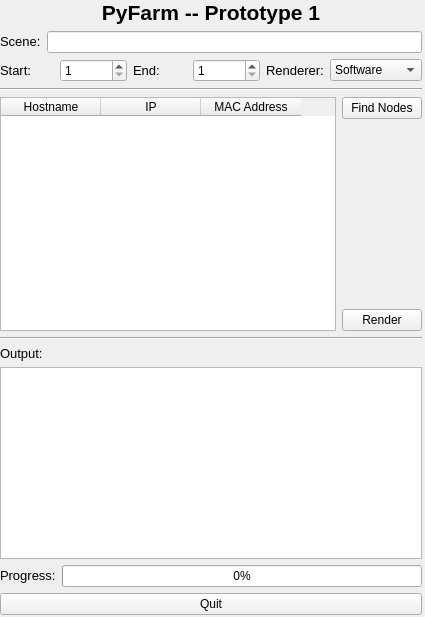
<ui version="4.0" >
 <class>SubmitRender</class>
 <widget class="QWidget" name="SubmitRender" >
  <property name="geometry" >
   <rect>
    <x>0</x>
    <y>0</y>
    <width>425</width>
    <height>617</height>
   </rect>
  </property>
  <property name="minimumSize" >
   <size>
    <width>400</width>
    <height>400</height>
   </size>
  </property>
  <property name="windowTitle" >
   <string>Form</string>
  </property>
  <widget class="QWidget" name="" >
   <property name="geometry" >
    <rect>
     <x>0</x>
     <y>0</y>
     <width>422</width>
     <height>615</height>
    </rect>
   </property>
   <layout class="QVBoxLayout" name="layout" >
    <item>
     <widget class="QLabel" name="lbl_Title" >
      <property name="text" >
       <string>&lt;!DOCTYPE HTML PUBLIC "-//W3C//DTD HTML 4.0//EN" "http://www.w3.org/TR/REC-html40/strict.dtd">
&lt;html>&lt;head>&lt;meta name="qrichtext" content="1" />&lt;style type="text/css">
p, li { white-space: pre-wrap; }
&lt;/style>&lt;/head>&lt;body style=" font-family:'Sans Serif'; font-size:9pt; font-weight:400; font-style:normal;">
&lt;p align="center" style=" margin-top:0px; margin-bottom:0px; margin-left:0px; margin-right:0px; -qt-block-indent:0; text-indent:0px;">&lt;span style=" font-size:16pt; font-weight:600;">PyFarm -- Prototype 1&lt;/span>&lt;/p>&lt;/body>&lt;/html></string>
      </property>
     </widget>
    </item>
    <item>
     <layout class="QHBoxLayout" name="hl_scene" >
      <item>
       <widget class="QLabel" name="lbl_scene" >
        <property name="text" >
         <string>&lt;!DOCTYPE HTML PUBLIC "-//W3C//DTD HTML 4.0//EN" "http://www.w3.org/TR/REC-html40/strict.dtd">
&lt;html>&lt;head>&lt;meta name="qrichtext" content="1" />&lt;style type="text/css">
p, li { white-space: pre-wrap; }
&lt;/style>&lt;/head>&lt;body style=" font-family:'Sans Serif'; font-size:9pt; font-weight:400; font-style:normal;">
&lt;p style=" margin-top:0px; margin-bottom:0px; margin-left:0px; margin-right:0px; -qt-block-indent:0; text-indent:0px;">&lt;span style=" font-size:10pt;">Scene:&lt;/span>&lt;/p>&lt;/body>&lt;/html></string>
        </property>
        <property name="textFormat" >
         <enum>Qt::AutoText</enum>
        </property>
        <property name="buddy" >
         <cstring>scene</cstring>
        </property>
       </widget>
      </item>
      <item>
       <widget class="QLineEdit" name="scene" >
        <property name="text" >
         <string/>
        </property>
       </widget>
      </item>
     </layout>
    </item>
    <item>
     <layout class="QHBoxLayout" name="hl_parameters" >
      <item>
       <widget class="QLabel" name="lbl_sFrame" >
        <property name="text" >
         <string>&lt;!DOCTYPE HTML PUBLIC "-//W3C//DTD HTML 4.0//EN" "http://www.w3.org/TR/REC-html40/strict.dtd">
&lt;html>&lt;head>&lt;meta name="qrichtext" content="1" />&lt;style type="text/css">
p, li { white-space: pre-wrap; }
&lt;/style>&lt;/head>&lt;body style=" font-family:'Sans Serif'; font-size:9pt; font-weight:400; font-style:normal;">
&lt;p style=" margin-top:0px; margin-bottom:0px; margin-left:0px; margin-right:0px; -qt-block-indent:0; text-indent:0px;">&lt;span style=" font-size:10pt;">Start:&lt;/span>&lt;/p>&lt;/body>&lt;/html></string>
        </property>
        <property name="buddy" >
         <cstring>sFrame</cstring>
        </property>
       </widget>
      </item>
      <item>
       <widget class="QSpinBox" name="sFrame" >
        <property name="minimum" >
         <number>1</number>
        </property>
        <property name="maximum" >
         <number>999999999</number>
        </property>
       </widget>
      </item>
      <item>
       <widget class="QLabel" name="lbl_eFrame" >
        <property name="text" >
         <string>&lt;!DOCTYPE HTML PUBLIC "-//W3C//DTD HTML 4.0//EN" "http://www.w3.org/TR/REC-html40/strict.dtd">
&lt;html>&lt;head>&lt;meta name="qrichtext" content="1" />&lt;style type="text/css">
p, li { white-space: pre-wrap; }
&lt;/style>&lt;/head>&lt;body style=" font-family:'Sans Serif'; font-size:9pt; font-weight:400; font-style:normal;">
&lt;p style=" margin-top:0px; margin-bottom:0px; margin-left:0px; margin-right:0px; -qt-block-indent:0; text-indent:0px;">&lt;span style=" font-size:10pt;">End:&lt;/span>&lt;/p>&lt;/body>&lt;/html></string>
        </property>
        <property name="buddy" >
         <cstring>eFrame</cstring>
        </property>
       </widget>
      </item>
      <item>
       <widget class="QSpinBox" name="eFrame" >
        <property name="minimum" >
         <number>1</number>
        </property>
        <property name="maximum" >
         <number>999999999</number>
        </property>
       </widget>
      </item>
      <item>
       <widget class="QLabel" name="lbl_renderer" >
        <property name="text" >
         <string>&lt;!DOCTYPE HTML PUBLIC "-//W3C//DTD HTML 4.0//EN" "http://www.w3.org/TR/REC-html40/strict.dtd">
&lt;html>&lt;head>&lt;meta name="qrichtext" content="1" />&lt;style type="text/css">
p, li { white-space: pre-wrap; }
&lt;/style>&lt;/head>&lt;body style=" font-family:'Sans Serif'; font-size:9pt; font-weight:400; font-style:normal;">
&lt;p style=" margin-top:0px; margin-bottom:0px; margin-left:0px; margin-right:0px; -qt-block-indent:0; text-indent:0px;">&lt;span style=" font-size:10pt;">Renderer:&lt;/span>&lt;/p>&lt;/body>&lt;/html></string>
        </property>
        <property name="buddy" >
         <cstring>renderer</cstring>
        </property>
       </widget>
      </item>
      <item>
       <widget class="QComboBox" name="renderer" >
        <item>
         <property name="text" >
          <string>Software</string>
         </property>
        </item>
        <item>
         <property name="text" >
          <string>Mental Ray</string>
         </property>
        </item>
        <item>
         <property name="text" >
          <string>Vector</string>
         </property>
        </item>
       </widget>
      </item>
     </layout>
    </item>
    <item>
     <widget class="Line" name="parameters_hosts_sep" >
      <property name="orientation" >
       <enum>Qt::Horizontal</enum>
      </property>
     </widget>
    </item>
    <item>
     <layout class="QHBoxLayout" name="hl_render" >
      <item>
       <widget class="QTableWidget" name="hosts" >
        <column>
         <property name="text" >
          <string>Hostname</string>
         </property>
        </column>
        <column>
         <property name="text" >
          <string>IP</string>
         </property>
        </column>
        <column>
         <property name="text" >
          <string>MAC Address</string>
         </property>
        </column>
       </widget>
      </item>
      <item>
       <layout class="QVBoxLayout" name="vl_buttons" >
        <item>
         <widget class="QPushButton" name="findNodes" >
          <property name="text" >
           <string>Find Nodes</string>
          </property>
         </widget>
        </item>
        <item>
         <spacer name="verticalSpacer" >
          <property name="orientation" >
           <enum>Qt::Vertical</enum>
          </property>
          <property name="sizeHint" stdset="0" >
           <size>
            <width>20</width>
            <height>88</height>
           </size>
          </property>
         </spacer>
        </item>
        <item>
         <widget class="QPushButton" name="render" >
          <property name="text" >
           <string>Render</string>
          </property>
         </widget>
        </item>
       </layout>
      </item>
     </layout>
    </item>
    <item>
     <widget class="Line" name="hosts_output_line" >
      <property name="orientation" >
       <enum>Qt::Horizontal</enum>
      </property>
     </widget>
    </item>
    <item>
     <layout class="QVBoxLayout" name="vl_output" >
      <item>
       <widget class="QLabel" name="lbl_output" >
        <property name="text" >
         <string>&lt;!DOCTYPE HTML PUBLIC "-//W3C//DTD HTML 4.0//EN" "http://www.w3.org/TR/REC-html40/strict.dtd">
&lt;html>&lt;head>&lt;meta name="qrichtext" content="1" />&lt;style type="text/css">
p, li { white-space: pre-wrap; }
&lt;/style>&lt;/head>&lt;body style=" font-family:'Sans Serif'; font-size:9pt; font-weight:400; font-style:normal;">
&lt;p style=" margin-top:0px; margin-bottom:0px; margin-left:0px; margin-right:0px; -qt-block-indent:0; text-indent:0px;">&lt;span style=" font-size:10pt;">Output:&lt;/span>&lt;/p>&lt;/body>&lt;/html></string>
        </property>
        <property name="buddy" >
         <cstring>output</cstring>
        </property>
       </widget>
      </item>
      <item>
       <widget class="QTextBrowser" name="output" />
      </item>
      <item>
       <layout class="QHBoxLayout" name="horizontalLayout" >
        <item>
         <widget class="QLabel" name="lbl_progress" >
          <property name="text" >
           <string>&lt;!DOCTYPE HTML PUBLIC "-//W3C//DTD HTML 4.0//EN" "http://www.w3.org/TR/REC-html40/strict.dtd">
&lt;html>&lt;head>&lt;meta name="qrichtext" content="1" />&lt;style type="text/css">
p, li { white-space: pre-wrap; }
&lt;/style>&lt;/head>&lt;body style=" font-family:'Sans Serif'; font-size:9pt; font-weight:400; font-style:normal;">
&lt;p style=" margin-top:0px; margin-bottom:0px; margin-left:0px; margin-right:0px; -qt-block-indent:0; text-indent:0px;">&lt;span style=" font-size:10pt;">Progress:&lt;/span>&lt;/p>&lt;/body>&lt;/html></string>
          </property>
         </widget>
        </item>
        <item>
         <widget class="QProgressBar" name="progress" >
          <property name="value" >
           <number>0</number>
          </property>
         </widget>
        </item>
       </layout>
      </item>
      <item>
       <widget class="QPushButton" name="quit" >
        <property name="text" >
         <string>Quit</string>
        </property>
       </widget>
      </item>
     </layout>
    </item>
   </layout>
  </widget>
 </widget>
 <tabstops>
  <tabstop>scene</tabstop>
  <tabstop>sFrame</tabstop>
  <tabstop>eFrame</tabstop>
  <tabstop>renderer</tabstop>
  <tabstop>findNodes</tabstop>
  <tabstop>render</tabstop>
  <tabstop>quit</tabstop>
  <tabstop>hosts</tabstop>
  <tabstop>output</tabstop>
 </tabstops>
 <resources/>
 <connections>
  <connection>
   <sender>quit</sender>
   <signal>clicked()</signal>
   <receiver>SubmitRender</receiver>
   <slot>close()</slot>
   <hints>
    <hint type="sourcelabel" >
     <x>210</x>
     <y>598</y>
    </hint>
    <hint type="destinationlabel" >
     <x>386</x>
     <y>407</y>
    </hint>
   </hints>
  </connection>
 </connections>
</ui>
